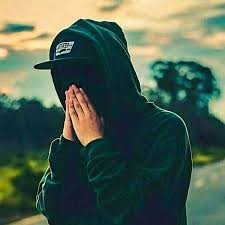
#> input picture contoh 1/images.jpg, 225 x 225 px
$ python Penjumlahan.py
#> lines starting #> are read from the running program, lines starting #| are printed output that depends on the picture
import cv2
import numpy as np


image = cv2.imread("images.jpg")
#> image is the input picture: shape (225, 225, 3); mean B, G, R 81.8, 98.7, 79.6
gray = cv2.cvtColor(image, cv2.COLOR_BGR2GRAY)
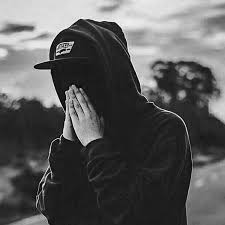
#> gray: shape (225, 225); min 1, max 251, mean 91.1
MatriksSatu = np.ones(image.shape[:2],image.dtype)*100
#operasi penjumlahan
citraPenjumlahan = cv2.add(gray,MatriksSatu)
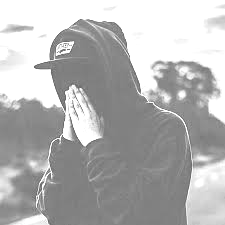
#> citraPenjumlahan: shape (225, 225); min 101, max 255, mean 180.2
cv2.imshow('Citra', gray)
cv2.imshow('Citra Penjumlahan', citraPenjumlahan)
cv2.waitKey(0)
